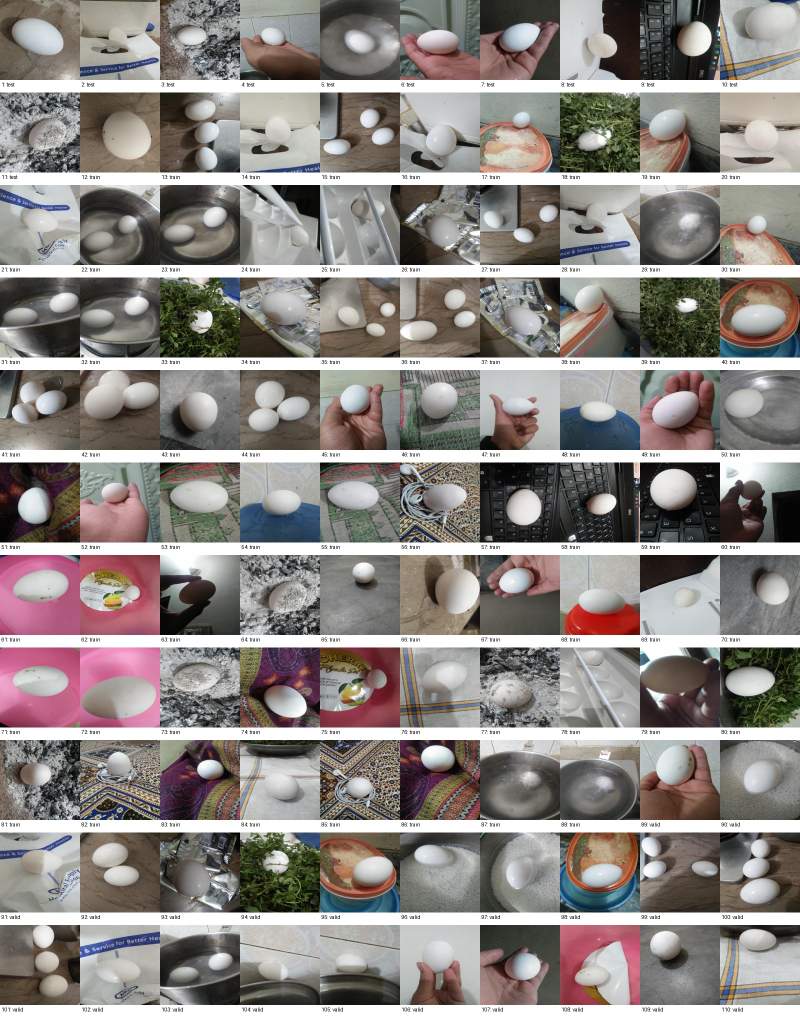
#> input picture DATASET/analysis/contact_sheets/contact_sheet.jpg, 1600 x 2035 px (shown at 1/2 size)
$ python evaluate.py --pred-dir ../../DATASET/analysis/contact_sheets --gt-dir ../../DATASET/analysis/contact_sheets
#> lines starting #> are read from the running program, lines starting #| are printed output that depends on the picture; after the words box and inside, x2 and y2 are one past the last pixel; in counts of white or black regions, pixels touching at a corner belong together
### src/common/utils.py
"""
Common utility functions for Nosh Robotics Computer Vision Pipeline.
Provides standardized metric calculations, image I/O, and box conversions.
"""

from pathlib import Path
from typing import Tuple, Dict, Any, List
import cv2
import numpy as np


def compute_mask_metrics(pred_mask: np.ndarray, gt_mask: np.ndarray) -> Dict[str, float]:
    """
    Computes Intersection over Union (IoU), Dice, Precision, and Recall
    between binary prediction and ground-truth masks.
    """
    p = pred_mask > 127
    g = gt_mask > 127

    intersection = np.logical_and(p, g).sum()
    union = np.logical_or(p, g).sum()
    p_sum = p.sum()
    g_sum = g.sum()

    iou = float(intersection / union) if union > 0 else (1.0 if p_sum == 0 and g_sum == 0 else 0.0)
    dice = float(2 * intersection / (p_sum + g_sum)) if (p_sum + g_sum) > 0 else 1.0
    precision = float(intersection / p_sum) if p_sum > 0 else 0.0
    recall = float(intersection / g_sum) if g_sum > 0 else 0.0

    return {
        "iou": iou,
        "dice": dice,
        "precision": precision,
        "recall": recall,
        "predicted_area": int(p_sum),
        "target_area": int(g_sum)
    }


# [55 lines left out: functions xyxy_to_xywh, xywh_to_xyxy, compute_iou_matrix, not called in this run]

### src/task3/evaluate.py
"""
Task 3: Quantitative and Qualitative Segmentation Evaluation
Benchmarks classical segmentation predictions against Task 1 pseudo-ground-truth masks.

Metrics computed:
  - Intersection over Union (IoU)
  - Dice Similarity Coefficient (F1)
  - Precision
  - Recall

Usage:
  python src/task3/evaluate.py --pred-dir task2_output/masks --gt-dir task1_output/masks --output-csv evaluation_report.csv
"""

import argparse
import sys
from pathlib import Path
from typing import Dict, Any, List

import cv2
import numpy as np
import pandas as pd

# Allow running directly or as a module
sys.path.insert(0, str(Path(__file__).resolve().parent.parent.parent))
from src.common.utils import compute_mask_metrics


def parse_args():
    parser = argparse.ArgumentParser(description="Task 3: Segmentation Evaluation against Pseudo-Ground-Truth")
    parser.add_argument("--pred-dir", type=str, required=True, help="Directory containing prediction masks (.png or .jpg)")
    parser.add_argument("--gt-dir", type=str, required=True, help="Directory containing pseudo-GT masks")
    parser.add_argument("--output-csv", type=str, default="evaluation_report.csv", help="Path to save output CSV metrics report")
    return parser.parse_args()


def load_union_gt_mask(gt_dir: Path, stem: str, shape: tuple) -> np.ndarray:
    """
    Finds and unions all instance masks for an image in Task 1 output.
    E.g., matches stem_egg_1.png, stem_egg_2.png or stem.png.
    """
    # 1. Check exact stem match
    direct = gt_dir / f"{stem}.png"
    if direct.is_file():
        m = cv2.imread(str(direct), cv2.IMREAD_GRAYSCALE)
        if m is not None:
            if m.shape != shape:
                m = cv2.resize(m, (shape[1], shape[0]), interpolation=cv2.INTER_NEAREST)
            return m

    # 2. Check multi-instance matching
    instance_masks = sorted(gt_dir.glob(f"{stem}_egg_*.png"))
    if not instance_masks:
        instance_masks = sorted(gt_dir.glob(f"{stem}*.png"))

    union = np.zeros(shape, dtype=np.uint8)
    for p in instance_masks:
        m = cv2.imread(str(p), cv2.IMREAD_GRAYSCALE)
        if m is not None:
            if m.shape != shape:
                m = cv2.resize(m, (shape[1], shape[0]), interpolation=cv2.INTER_NEAREST)
            union[m > 127] = 255
    return union


def evaluate_directories(pred_dir: Path, gt_dir: Path, output_csv: Path = None) -> pd.DataFrame:
    pred_files = sorted(list(pred_dir.glob("*.png")) + list(pred_dir.glob("*.jpg")))
    if not pred_files:
        raise ValueError(f"No masks found in prediction directory: {pred_dir}")

    records = []
    print(f"Evaluating {len(pred_files)} prediction masks against ground-truth in {gt_dir}...")

    for pf in pred_files:
        stem = pf.stem
        # Remove suffixes like '_e1' if present
        clean_stem = stem.replace("_e1", "")

        pred = cv2.imread(str(pf), cv2.IMREAD_GRAYSCALE)
        if pred is None:
            continue

        gt = load_union_gt_mask(gt_dir, clean_stem, pred.shape)
        metrics = compute_mask_metrics(pred, gt)
        metrics["image"] = pf.name
        metrics["clean_stem"] = clean_stem
        records.append(metrics)

    df = pd.DataFrame(records)

    print("=" * 65)
    print("QUANTITATIVE EVALUATION SCORECARD")
    print("=" * 65)
    print(f"Evaluated Samples (N): {len(df)}")
    print(f"Mean IoU:              {df['iou'].mean():.4f}")
    print(f"Median IoU:            {df['iou'].median():.4f}")
    print(f"Mean Dice (F1):        {df['dice'].mean():.4f}")
    print(f"Mean Precision:        {df['precision'].mean():.4f}")
    print(f"Mean Recall:           {df['recall'].mean():.4f}")
    print("=" * 65)

    if output_csv:
        Path(output_csv).parent.mkdir(parents=True, exist_ok=True)
        df.to_csv(str(output_csv), index=False)
        print(f"Detailed per-image report saved to: {output_csv}")

    return df


def main():
    args = parse_args()
    evaluate_directories(Path(args.pred_dir), Path(args.gt_dir), Path(args.output_csv))
#> in evaluate_directories, `pred = cv2.imread(str(pf), cv2.IMREAD_GRAYSCALE)`:
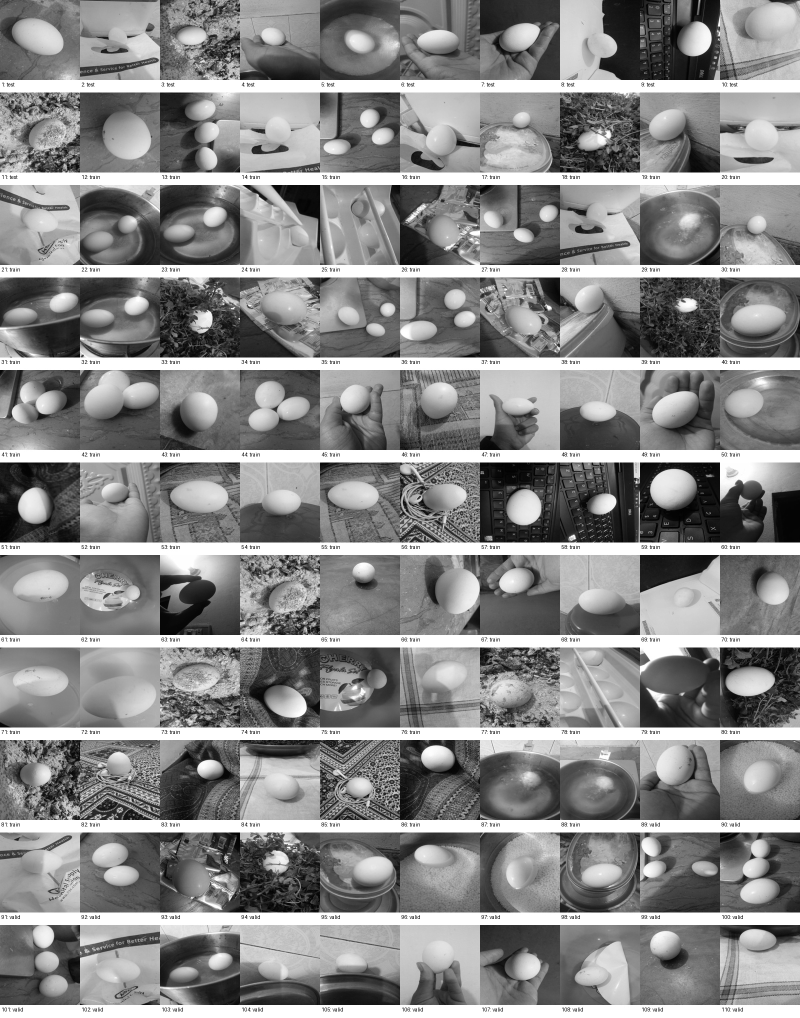
#> pred: shape (2035, 1600) (shown at 1/2 size); min 0, max 255, mean 137.4
#> in compute_mask_metrics, `p = pred_mask > 127`:
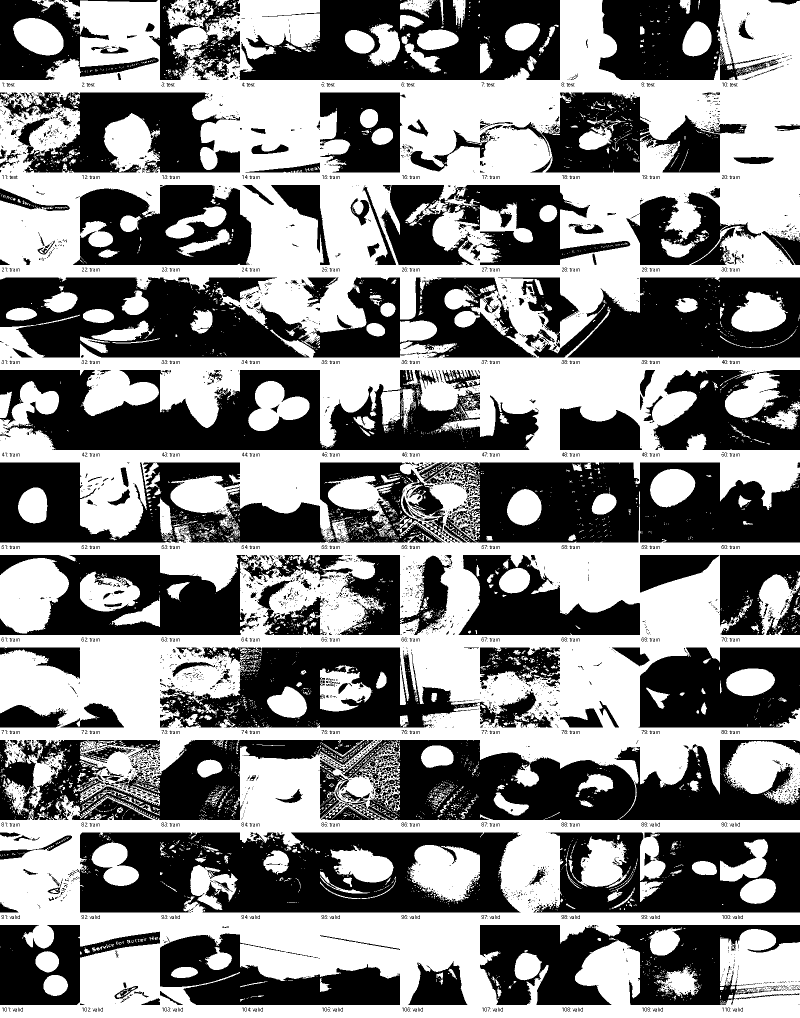
#> p: shape (2035, 1600) bool (shown at 1/2 size); 52.2% white; 4485 black regions (4080 under 20 px), largest, box (x1, y1, x2, y2) and area: (0, 555, 1073, 715) 107561, (151, 1665, 1041, 1825) 102273, (0, 740, 1077, 900) 95004
#> in compute_mask_metrics, `intersection = np.logical_and(p, g).sum()`: intersection = 1699467
#> in compute_mask_metrics, `iou = float(intersection / union) if union > 0 else (1.0 if p_sum == 0..`: iou = 1
#> in evaluate_directories, `metrics = compute_mask_metrics(pred, gt)`: metrics = {'iou': 1, 'dice': 1, 'precision': 1, 'recall': 1, 'predicted_area': 1699467, 'target_area': 1699467}
#> in evaluate_directories, `df = pd.DataFrame(records)`: df = table of 1 rows and 8 columns
#| Evaluated Samples (N): 1
#| Mean IoU:              1.0000
#| Median IoU:            1.0000
#| Mean Dice (F1):        1.0000
#| Mean Precision:        1.0000
#| Mean Recall:           1.0000


if __name__ == "__main__":
    main()
